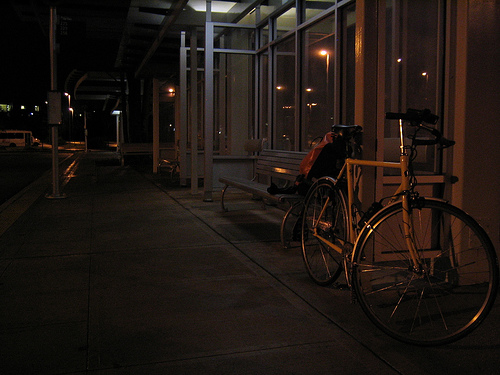
#> input picture image1.png, 500 x 375 px
$ jupyter execute --allow-errors Leer-imagenes-python.ipynb   (shell and % lines are left out)   (older library calls are emulated)
#> lines starting #> are read from the running program, lines starting #| are printed output that depends on the picture
# Leer imágenes en Pyhton

En este notebook, vamos a ver distintas formas para leer y mostrar imágenes en Python. En particular, vamos a introducir las siguientes librerías:

- PIL.
- skimage.
- openCV.
- matplotlib.

# Python Imaging Library (PIL)

Pillow es una librería de procesamiento y manipulación de imágenes. Se puede usar pillow para:
 - Recortar imágenes (crop).
 - Cambiar su tamaño (resize).
 - Filtrado básico.

[cell 1]
# to import the package you need to use import PIL

from PIL import Image
import numpy as np       #Use numpy to convert images to arrays
from matplotlib import pyplot as plt

# Read image
img = Image.open("./image1.png") #Not a numpy array
#> img is the input picture: PIL image 500x375 RGB; mean R, G, B 30.7, 22.9, 18.1

# prints format of image
print(img.format)
#| PNG

# prints mode of image
print(img.mode)
#| RGB

print(type(img))
#| <class 'PIL.PngImagePlugin.PngImageFile'>

#PIL is not by default numpy array but can convert PIL image to numpy array.
img1 = np.asarray(img)
print(type(img1))
#| <class 'numpy.ndarray'>


# Output Images
plt.imshow(img1)

# Using scikit image

- Para instalar scikit image, pip install scikit-image
- Para importar la librería: import skimage
- scikit image es una librería de procesamiento de imagen que incluye algoritmos para:
    - segmentacón,
    - transformaciones geométricas
    - manipulación del espacio de color
    - analísis
    - filtrado
    - detección de características
    - etc.

[cell 2]
from skimage import io, img_as_float, img_as_ubyte
import numpy as np
import matplotlib.pyplot as plt


img = img_as_float(io.imread("./image1.png"))
#> img: shape (375, 500, 3) float64

#image2 = io.imread("images/test_image.jpg").astype(np.float)
#avoid using astype as it violates assumptions about dtype range.
#for example float should range from 0 to 1 (or -1 to 1) but if you use
#astype to convert to float, the values do not lie between 0 and 1.
#print(image.shape)
plt.imshow(img)

# [7 lines of commented-out code are left out]

# Usando Matplotlib

Matplotlib es una librerías para dibujar gráficos en python. Pyplot es un módulo de Matplotlib que proporciona un entorno similar a los gráficos en Matlab.

[cell 3]
import matplotlib.image as mpimg
import matplotlib.pyplot as plt

img = mpimg.imread("./image1.png")  #this is a numpy array
print(type(img))
#| <class 'numpy.ndarray'>
print(img.shape)
#| (375, 500, 3)

plt.imshow(img)
plt.colorbar()   #Puts a color bar next to the image.
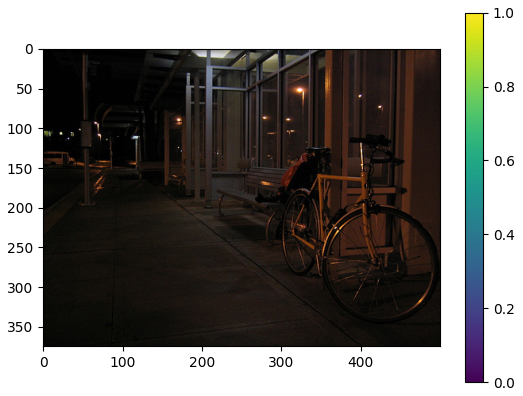
#> figure drawn by matplotlib, 2 panels

[cell 4]
import cv2
import matplotlib.pyplot as plt
import numpy as np

# Cargar la imagen
imagen = cv2.imread("./image1.png")

# Aplicar ajuste de brillo y contraste
# Alpha controla el contraste y beta controla el brillo
imagen_mejorada = cv2.convertScaleAbs(imagen, alpha=2, beta=30)
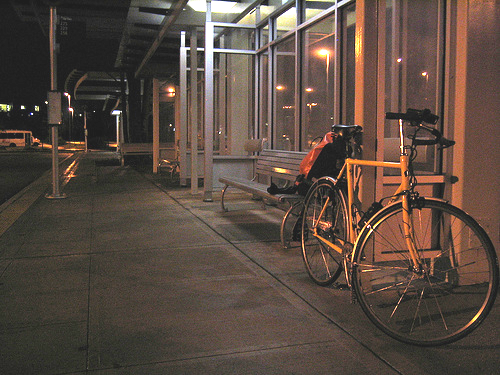
#> imagen_mejorada: shape (375, 500, 3); mean B, G, R 65.6, 75.1, 90.1


# Función para ajuste gamma
def ajuste_gamma(imagen, gamma=1.0):
#> called with gamma = 1.5
    inv_gamma = 1.0 / gamma
    tabla = np.array(
        [((i / 255.0) ** inv_gamma) * 255 for i in np.arange(0, 256)]
    ).astype("uint8")
    return cv2.LUT(imagen, tabla)
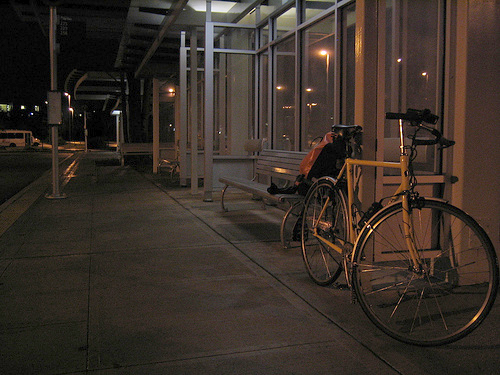
#> returned value: shape (375, 500, 3); mean of channels 0, 1, 2 39.9, 47.3, 56.9; drawn as B, G, R


# Aplicar ajuste gamma a la imagen
gamma = 1.5
imagen_ajustada_gamma = ajuste_gamma(imagen, gamma)

# Aplicar filtro Gaussiano para eliminar ruido
imagen_filtrada = cv2.GaussianBlur(imagen, (5, 5), 0)

# Ecualización del histograma
imagen_ecualizada = cv2.equalizeHist(cv2.cvtColor(imagen, cv2.COLOR_BGR2GRAY))
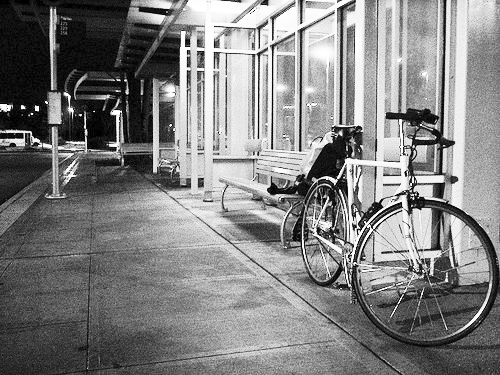
#> imagen_ecualizada: shape (375, 500); min 0, max 255, mean 128.7
histograma_ecualizado = cv2.calcHist([imagen_ecualizada], [0], None, [256], [0, 256])
#> histograma_ecualizado = 256 values, max 6385 at index 17, min 0 at index 1, mean 732.4


#  Operaciones aritmeticas

# Suma de dos imágenes procesadas (por ejemplo, imagen mejorada y ecualizada)
imagen_combinada = cv2.add(imagen_ajustada_gamma, imagen_filtrada)
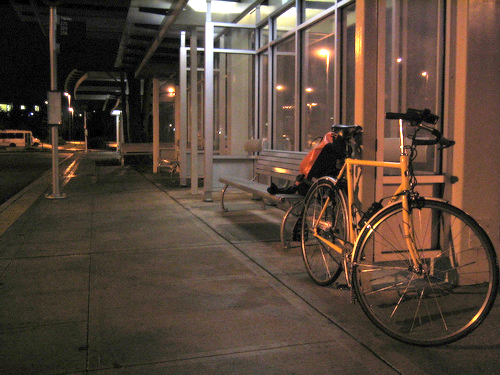
#> imagen_combinada: shape (375, 500, 3); mean B, G, R 57.6, 69.7, 86.8

# Calcular el histograma
histogramaOriginal = cv2.calcHist([imagen], [0], None, [256], [0, 256])
#> histogramaOriginal = 256 values, max 7188 at index 12, min 0 at index 195, mean 732.4
histogramaNuevo = cv2.calcHist([imagen_mejorada], [0], None, [256], [0, 256])
#> histogramaNuevo = 256 values, max 7188 at index 54, min 0 at index 0, mean 732.4
histogramaNuevo2 = cv2.calcHist([imagen_ajustada_gamma], [0], None, [256], [0, 256])
#> histogramaNuevo2 = 256 values, max 7188 at index 33, min 0 at index 1, mean 732.4
histogramaNuevo3 = cv2.calcHist([imagen_filtrada], [0], None, [256], [0, 256])
#> histogramaNuevo3 = 256 values, max 8633 at index 18, min 0 at index 226, mean 732.4
histogramaNuevo4 = cv2.calcHist([imagen_combinada], [0], None, [256], [0, 256])
#> histogramaNuevo4 = 256 values, max 3665 at index 12, min 12 at index 247, mean 732.4


# Crear la figura y las subtramas
fig = plt.figure(figsize=(20, 10))

# Imagen Original y su histograma

plt.subplot(6, 6, 1)
plt.imshow(cv2.cvtColor(imagen_combinada, cv2.COLOR_BGR2RGB))
plt.title("Imagen Original")
plt.axis("off")

plt.subplot(6, 6, 7)
plt.plot(histogramaOriginal)
plt.title("Histograma Original")

# Imagen Mejorada y su histograma

plt.subplot(6, 6, 2)
plt.imshow(cv2.cvtColor(imagen_mejorada, cv2.COLOR_BGR2RGB))
plt.title("Imagen Mejorada")
plt.axis("off")

plt.subplot(6, 6, 8)
plt.plot(histogramaNuevo)
plt.title("Histograma Mejorado")

# Imagen con Ajuste Gamma y su histograma

plt.subplot(6, 6, 3)
plt.imshow(cv2.cvtColor(imagen_ajustada_gamma, cv2.COLOR_BGR2RGB))
plt.title("Imagen con Ajuste Gamma")
plt.axis("off")

plt.subplot(6, 6, 9)
plt.plot(histogramaNuevo2)
plt.title("Histograma Ajuste Gamma")

# Imagen con Filtrado(Gaussiano) y su histograma

plt.subplot(6, 6, 4)
plt.imshow(cv2.cvtColor(imagen_filtrada, cv2.COLOR_BGR2RGB))
plt.title("Imagen con Filtrado(Gaussiano)")
plt.axis("off")

plt.subplot(6, 6, 10)
plt.plot(histogramaNuevo3)
plt.title("Histograma con Filtrado(Gaussiano)")


# Imagen ecualizada y su histograma
plt.subplot(6, 6, 5)
plt.imshow(
    imagen_ecualizada,
)
plt.title("Imagen Ecualizada")
plt.axis("off")

plt.subplot(6, 6, 11)
plt.plot(histograma_ecualizado)
plt.title("Histograma I.Ecualizada")

# Imagen combinada y su histograma (Operacion aritmetica)
plt.subplot(6, 6, 6)
plt.imshow(imagen_combinada)
plt.title("Imagen Combinada(Aritmética)")
plt.axis("off")

plt.subplot(6, 6, 12)
plt.plot(histogramaNuevo4)
plt.title("Histograma I.Combinada")


# Ajustar el espacio entre las subtramas y mostrar la figura
plt.tight_layout()
plt.show()
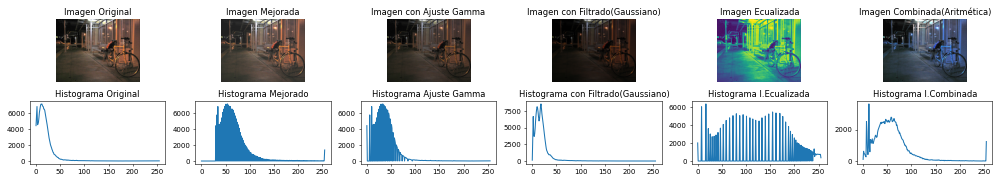
#> figure drawn by matplotlib, 12 panels; B, G, R data is drawn as R, G, B; panel 2: curve peaks at x = 12, y = 7188; panel 4: curve peaks at x = 54, y = 7188; panel 6: curve peaks at x = 33, y = 7188; panel 8: curve peaks at x = 18, y = 8633

## Using openCV

#openCV is a library of programming functions mainly aimed at computer vision.
#Very good for images and videos, especially real time videos.
#It is used extensively for facial recognition, object recognition, motion tracking,
#optical character recognition, segmentation, and even for artificial neural netwroks.

You can import images in color, grey scale or unchanged usingindividual commands
cv2.IMREAD_COLOR : Loads a color image. Any transparency of image will be neglected. It is the default flag.
cv2.IMREAD_GRAYSCALE : Loads image in grayscale mode
cv2.IMREAD_UNCHANGED : Loads image as such including alpha channel
Instead of these three flags, you can simply pass integers 1, 0 or -1 respectively.

"""

[cell 5]
#to install open CV : pip install opencv-python
#to import the package you need to use import cv2

import cv2

grey_img = cv2.imread("./image1.png", 0)
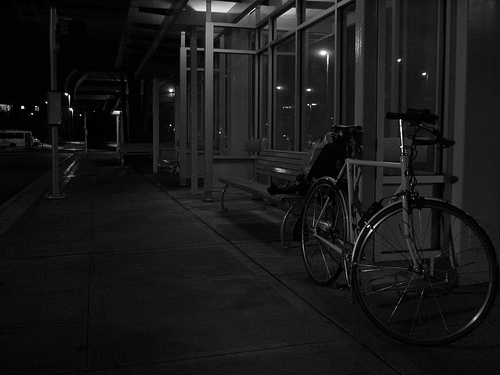
#> grey_img: shape (375, 500); min 0, max 255, mean 24.2
color_img = cv2.imread("./image1.png", 1)

#images opened using cv2 are numpy arrays
print(type(grey_img))
#| <class 'numpy.ndarray'>
print(type(color_img))
#| <class 'numpy.ndarray'>

# Use the function cv2.imshow() to display an image in a window.
# First argument is the window name which is a string. second argument is our image.

cv2.imshow("pic", grey_img)
cv2.imshow("color pic", color_img)

$ run again, with image11.png copied over image1.png
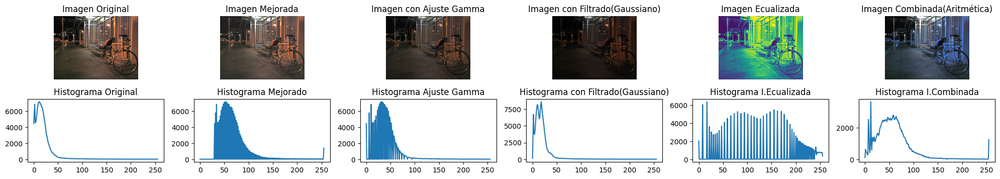
#> input picture image11.png, 1000 x 179 px, shrunk from 1990 x 356 before the run
#> img is the input picture: PIL image 1000x179 RGBA; mean R, G, B, A 205.2, 209.2, 210.2, 255
#| PNG
#| RGBA
#| <class 'PIL.PngImagePlugin.PngImageFile'>
#| <class 'numpy.ndarray'>
#| <class 'numpy.ndarray'>
#| (179, 1000, 4)
#> `imagen_ecualizada = cv2.equalizeHist(cv2.cvtColor(imagen, cv2.COLOR_BG..`:
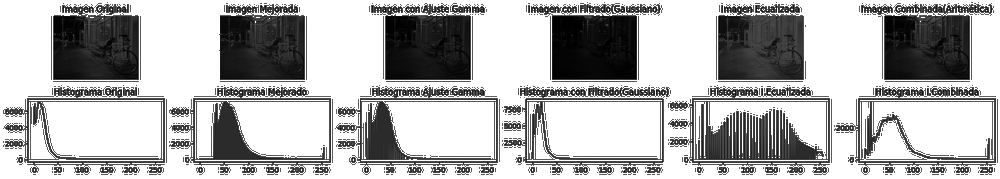
#> imagen_ecualizada: shape (179, 1000); min 0, max 255, mean 177.4
#> histograma_ecualizado = 256 values, max 111856 at index 255, min 0 at index 42, mean 699.2
#> histogramaOriginal = 256 values, max 112203 at index 255, min 50 at index 159, mean 699.2
#> histogramaNuevo = 256 values, max 149606 at index 255, min 0 at index 0, mean 699.2
#> histogramaNuevo2 = 256 values, max 112203 at index 255, min 0 at index 1, mean 699.2
#> histogramaNuevo3 = 256 values, max 91443 at index 255, min 0 at index 0, mean 699.2
#> histogramaNuevo4 = 256 values, max 152693 at index 255, min 0 at index 0, mean 699.2
#> `grey_img = cv2.imread("./image1.png", 0)`:
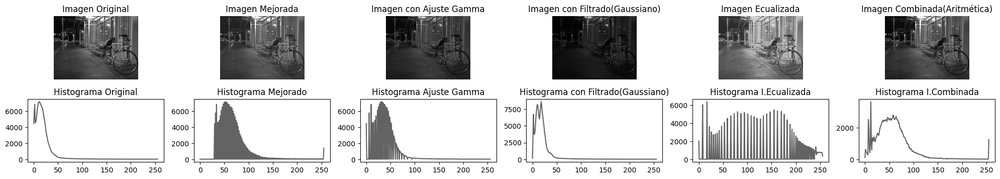
#> grey_img: shape (179, 1000); min 0, max 255, mean 208
#| <class 'numpy.ndarray'>
#| <class 'numpy.ndarray'>

$ run again, with image111.png copied over image1.png
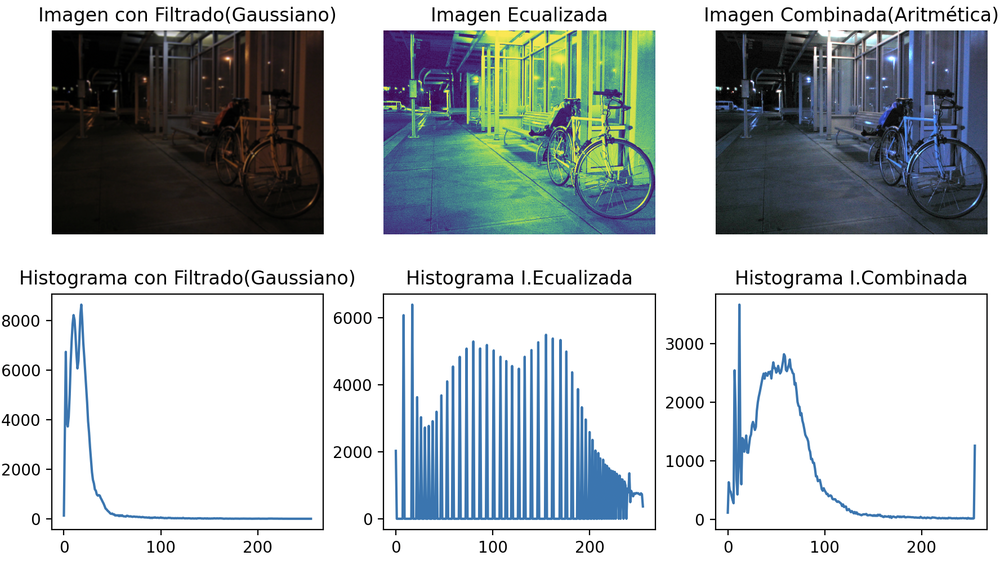
#> input picture image111.png, 1000 x 569 px, shrunk from 1776 x 1010 before the run
#> img is the input picture: PIL image 1000x569 RGBA; mean R, G, B, A 184.4, 191, 192.7, 255
#| PNG
#| RGBA
#| <class 'PIL.PngImagePlugin.PngImageFile'>
#| <class 'numpy.ndarray'>
#| <class 'numpy.ndarray'>
#| (569, 1000, 4)
#> histograma_ecualizado = 256 values, max 325087 at index 255, min 0 at index 8, mean 2222.7
#> `imagen_combinada = cv2.add(imagen_ajustada_gamma, imagen_filtrada)`:
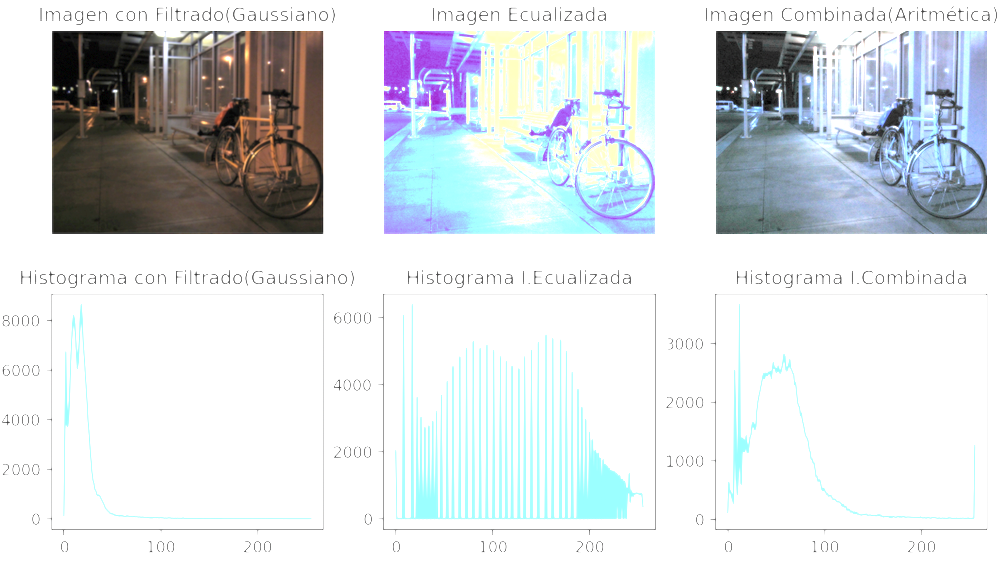
#> imagen_combinada: shape (569, 1000, 3); mean B, G, R 227, 224.2, 219.7
#> histogramaOriginal = 256 values, max 326053 at index 255, min 148 at index 162, mean 2222.7
#> histogramaNuevo = 256 values, max 440935 at index 255, min 0 at index 0, mean 2222.7
#> histogramaNuevo2 = 256 values, max 326053 at index 255, min 0 at index 1, mean 2222.7
#> histogramaNuevo3 = 256 values, max 285934 at index 255, min 52 at index 0, mean 2222.7
#> histogramaNuevo4 = 256 values, max 446071 at index 255, min 6 at index 5, mean 2222.7
#> `grey_img = cv2.imread("./image1.png", 0)`:
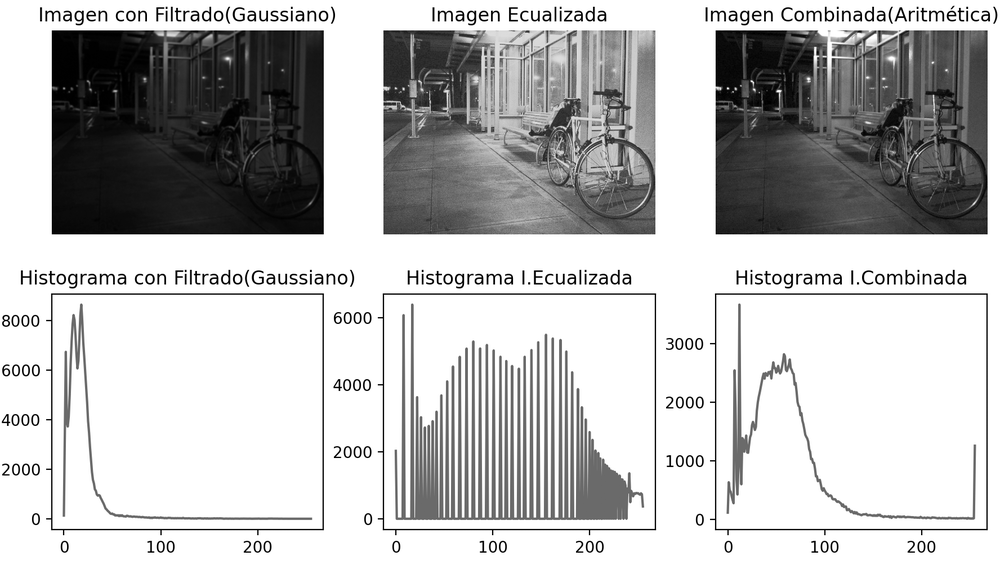
#> grey_img: shape (569, 1000); min 0, max 255, mean 189
#| <class 'numpy.ndarray'>
#| <class 'numpy.ndarray'>

$ run again, with image112.png copied over image1.png
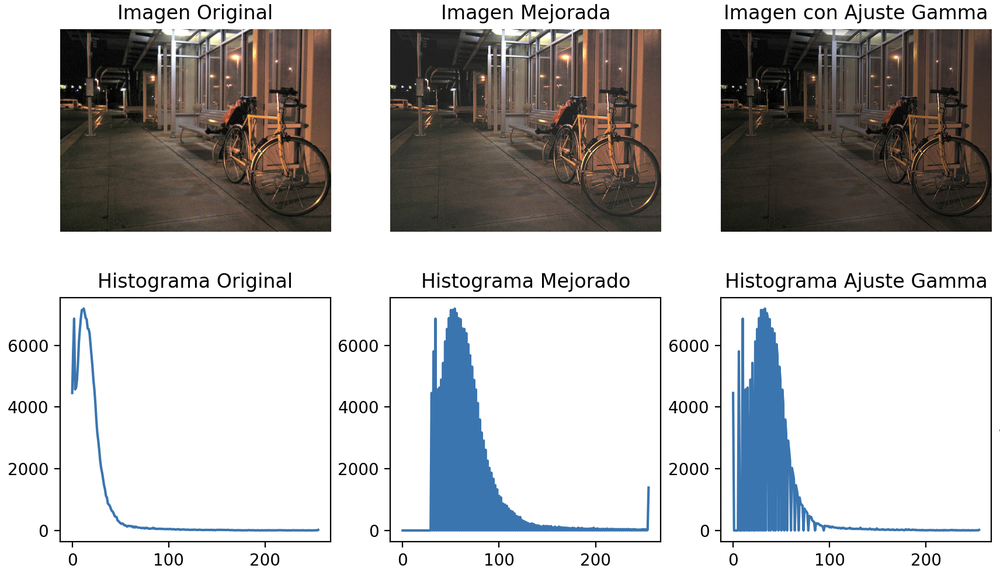
#> input picture image112.png, 1000 x 579 px, shrunk from 1712 x 992 before the run
#> img is the input picture: PIL image 1000x579 RGBA; mean R, G, B, A 190.2, 189.4, 189.4, 255
#| PNG
#| RGBA
#| <class 'PIL.PngImagePlugin.PngImageFile'>
#| <class 'numpy.ndarray'>
#| <class 'numpy.ndarray'>
#| (579, 1000, 4)
#> histograma_ecualizado = 256 values, max 345824 at index 255, min 0 at index 29, mean 2261.7
#> histogramaOriginal = 256 values, max 346428 at index 255, min 58 at index 155, mean 2261.7
#> histogramaNuevo = 256 values, max 410254 at index 255, min 0 at index 0, mean 2261.7
#> histogramaNuevo2 = 256 values, max 346428 at index 255, min 0 at index 1, mean 2261.7
#> histogramaNuevo3 = 256 values, max 316791 at index 255, min 0 at index 0, mean 2261.7
#> histogramaNuevo4 = 256 values, max 411843 at index 255, min 0 at index 0, mean 2261.7
#> `grey_img = cv2.imread("./image1.png", 0)`:
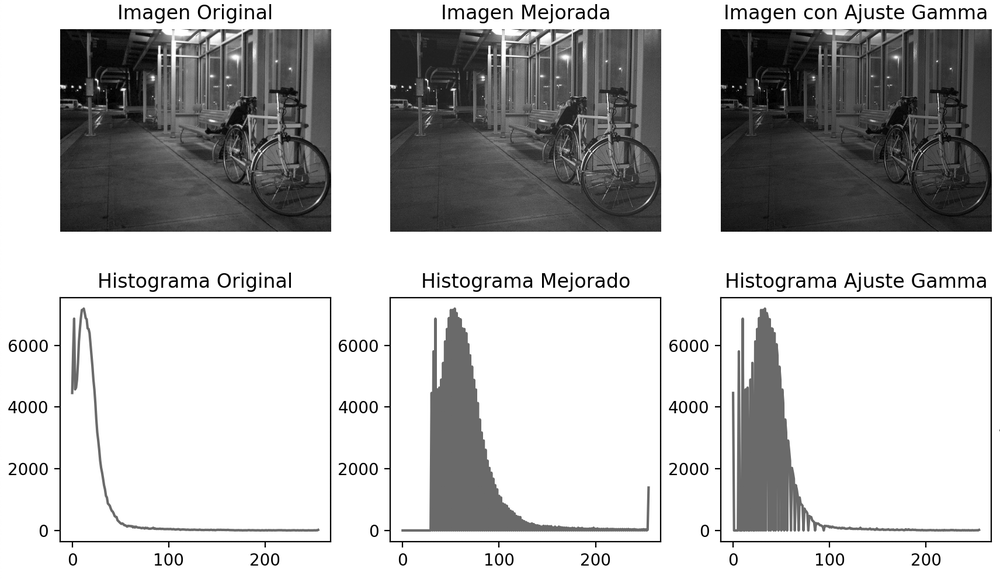
#> grey_img: shape (579, 1000); min 0, max 255, mean 189.5
#| <class 'numpy.ndarray'>
#| <class 'numpy.ndarray'>
